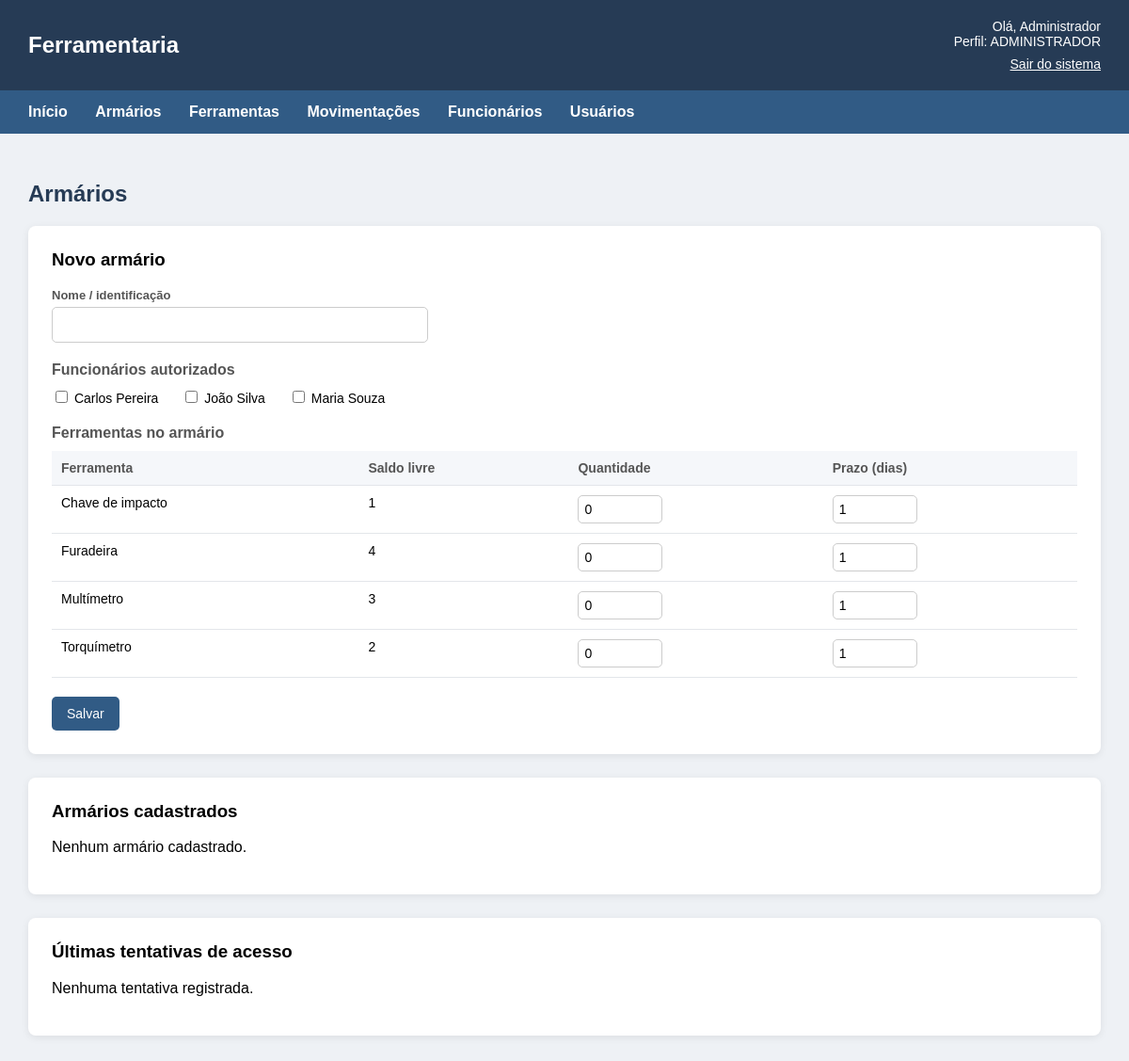
Before: /armarios.php (signed in) with the older database file.
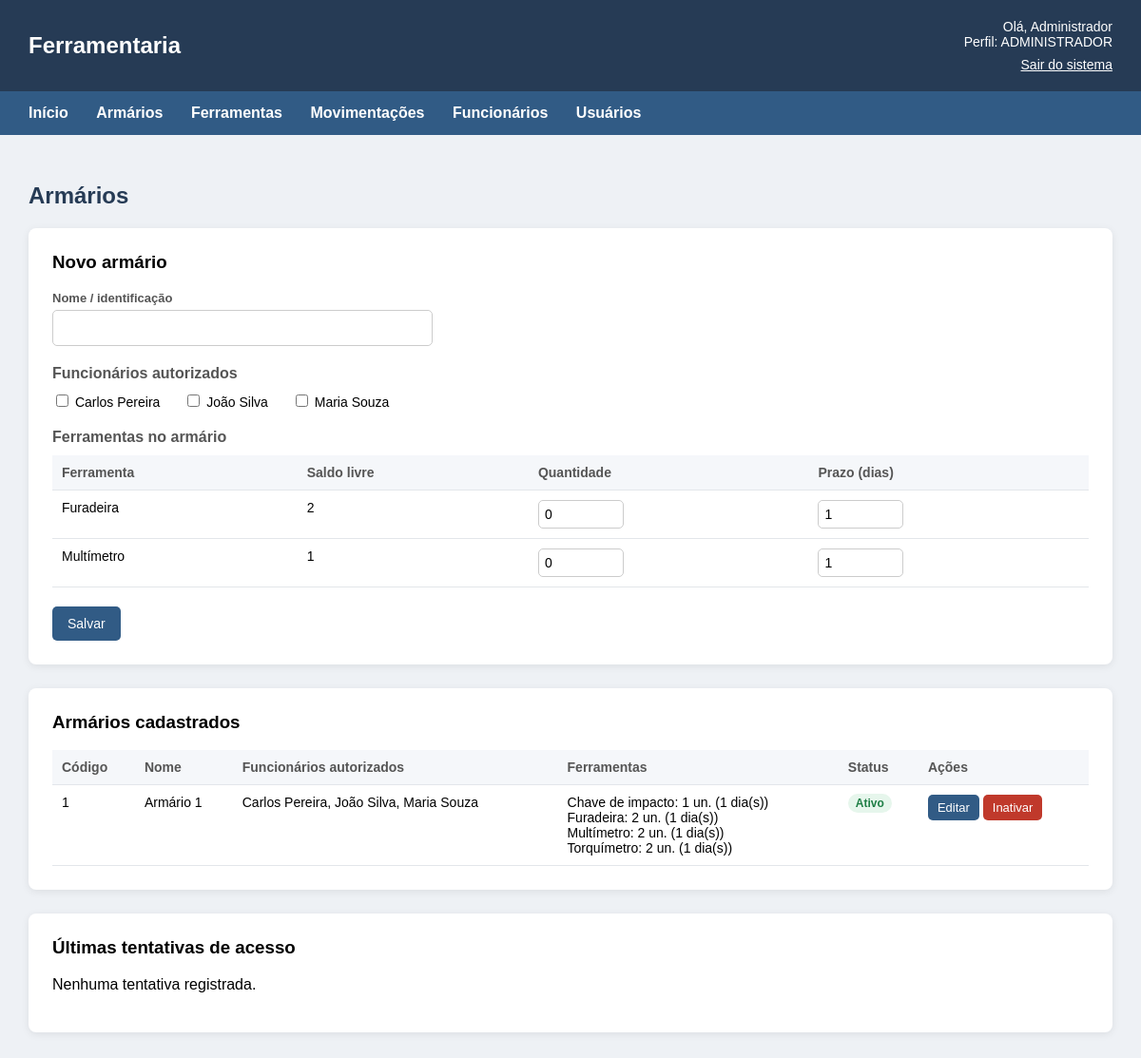
After: the same page with the newer database file.
### tables this page shows
CREATE TABLE funcionarios (
  id          INT AUTO_INCREMENT PRIMARY KEY,
  nome        VARCHAR(100) NOT NULL,
  setor       VARCHAR(60)  NULL,
  cartao_rfid VARCHAR(50)  NOT NULL UNIQUE,
  ativo       BOOLEAN NOT NULL DEFAULT TRUE,
  criado_em TIMESTAMP DEFAULT CURRENT_TIMESTAMP
);

CREATE TABLE ferramentas (
  id                    INT AUTO_INCREMENT PRIMARY KEY,
  nome                  VARCHAR(100) NOT NULL,
  quantidade_disponivel INT NOT NULL DEFAULT 0,
  estoque_minimo        INT NOT NULL DEFAULT 1,
  ativo                 BOOLEAN NOT NULL DEFAULT TRUE,
  criado_em TIMESTAMP DEFAULT CURRENT_TIMESTAMP
);

CREATE TABLE armarios (
  id        INT AUTO_INCREMENT PRIMARY KEY,
  nome      VARCHAR(100) NOT NULL,
  ativo     BOOLEAN NOT NULL DEFAULT TRUE,
  criado_em TIMESTAMP DEFAULT CURRENT_TIMESTAMP
);

CREATE TABLE armario_ferramentas (
  armario_id    INT NOT NULL,
  ferramenta_id INT NOT NULL,
  quantidade    INT NOT NULL DEFAULT 0,
  prazo_dias    INT NOT NULL DEFAULT 1,
  PRIMARY KEY (armario_id, ferramenta_id),
  FOREIGN KEY (armario_id)    REFERENCES armarios(id),
  FOREIGN KEY (ferramenta_id) REFERENCES ferramentas(id)
);

### armarios.php (the view, shortened to what this page needs)
<?php
require_once "./config/conexao.php";
$nome    = $_SESSION['usuario_nome'];
$perfil  = $_SESSION['perfil'];
$ehAdmin = $perfil === 'administrador';
$armarioAtual = (int) ($_POST['id'] ?? ($_GET['editar'] ?? 0));
$funcionarios = $pdo->query("SELECT id, nome, setor, ativo FROM funcionarios ORDER BY nome")->fetchAll();
$stmt = $pdo->prepare("
    SELECT fe.id, fe.nome, fe.ativo,
           fe.quantidade_disponivel - COALESCE((
               SELECT SUM(af.quantidade)
               FROM armario_ferramentas af
               WHERE af.ferramenta_id = fe.id AND af.armario_id <> ?
           ), 0) AS livre
    FROM ferramentas fe
    ORDER BY fe.nome
");
$stmt->execute([$armarioAtual]);
$ferramentas = $stmt->fetchAll();
$form = [
    'id'           => $_POST['id'] ?? '',
    'nome'         => $_POST['nome'] ?? '',
    'funcionarios' => array_map('intval', $_POST['funcionarios'] ?? []),
    'quantidade'   => $_POST['quantidade'] ?? [],
    'prazo'        => $_POST['prazo'] ?? [],
];
$armarios = $pdo->query("SELECT * FROM armarios ORDER BY ativo DESC, nome")->fetchAll();
$autorizados = [];
foreach ($pdo->query("
    SELECT af.armario_id, f.nome
    FROM armario_funcionarios af
    JOIN funcionarios f ON f.id = af.funcionario_id
    ORDER BY f.nome
") as $linha) {
    $autorizados[$linha['armario_id']][] = $linha['nome'];
}
$produtos = [];
foreach ($pdo->query("
    SELECT af.armario_id, fe.nome, af.quantidade, af.prazo_dias
    FROM armario_ferramentas af
    JOIN ferramentas fe ON fe.id = af.ferramenta_id
    ORDER BY fe.nome
") as $linha) {
    $produtos[$linha['armario_id']][] = $linha;
}
$acessos = $pdo->query("
    SELECT ac.data_hora, ac.cartao_rfid, ac.autorizado, ac.mensagem,
           a.nome AS armario, f.nome AS funcionario
    FROM acessos_armario ac
    LEFT JOIN armarios a     ON a.id = ac.armario_id
    LEFT JOIN funcionarios f ON f.id = ac.funcionario_id
    ORDER BY ac.data_hora DESC
    LIMIT 20
")->fetchAll();
?>
<!DOCTYPE html>
<html lang="pt-br">
<head>
</head>
<body>
    <header>
        <h2>Ferramentaria</h2>
        <div class="usuario">
            Olá, <?= htmlspecialchars($nome) ?><br>
            Perfil: <?= strtoupper($perfil) ?><br>
            <a href="sair.php">Sair do sistema</a>
        </div>
    </header>
    <nav>
        <a href="dashboard.php">Início</a>
        <a href="armarios.php">Armários</a>
        <a href="ferramentas.php">Ferramentas</a>
        <a href="historico.php">Movimentações</a>
        <?php if ($ehAdmin): ?>
        <a href="funcionarios.php">Funcionários</a>
        <a href="usuarios.php">Usuários</a>
        <?php endif; ?>
    </nav>
    <main>
        <h2 class="titulo">Armários</h2>
        <?php if ($ehAdmin): ?>
        <div class="caixa">
            <h3><?= $form['id'] ? 'Editar armário' : 'Novo armário' ?></h3>
            <form method="POST" action="armarios.php">
                <div class="campo">
                    <label for="nome">Nome / identificação</label>
                    <input type="text" id="nome" name="nome" required maxlength="100"
                           value="<?= htmlspecialchars($form['nome']) ?>">
                </div>
                <h4>Funcionários autorizados</h4>
                <div class="lista">
                    <?php foreach ($funcionarios as $f): ?>
                    <label class="<?= $f['ativo'] ? '' : 'inativa' ?>">
                        <input type="checkbox" name="funcionarios[]" value="<?= $f['id'] ?>"
                               <?= in_array((int) $f['id'], $form['funcionarios']) ? 'checked' : '' ?>>
                        <?= htmlspecialchars($f['nome']) ?>
                    </label>
                    <?php endforeach; ?>
                </div>
                <h4>Ferramentas no armário</h4>
                <table>
                    <tr>
                        <th>Ferramenta</th>
                        <th>Saldo livre</th>
                        <th>Quantidade</th>
                        <th>Prazo (dias)</th>
                    </tr>
                    <?php foreach ($ferramentas as $f): ?>
                    <?php
                        $quantidade = (int) ($form['quantidade'][$f['id']] ?? 0);
                        if (!$f['ativo'] || ($f['livre'] < 1 && $quantidade < 1)) continue;
                    ?>
                    <tr>
                        <td><?= htmlspecialchars($f['nome']) ?></td>
                        <td><?= max(0, $f['livre']) ?></td>
                        <td>
                            <input type="number" name="quantidade[<?= $f['id'] ?>]" min="0"
                                   max="<?= max(0, $f['livre']) ?>" value="<?= $quantidade ?>">
                        </td>
                        <td>
                            <input type="number" name="prazo[<?= $f['id'] ?>]" min="1"
                                   value="<?= (int) ($form['prazo'][$f['id']] ?? 1) ?>">
                        </td>
                    </tr>
                    <?php endforeach; ?>
                </table>
                <div class="acoes">
                    <button type="submit" class="botao">Salvar</button>
                </div>
            </form>
        </div>
        <?php endif; ?>
        <div class="caixa">
            <h3>Armários cadastrados</h3>
            <?php if (count($armarios) === 0): ?>
                <p>Nenhum armário cadastrado.</p>
            <?php else: ?>
                <table>
                    <tr>
                        <th>Código</th>
                        <th>Nome</th>
                        <th>Funcionários autorizados</th>
                        <th>Ferramentas</th>
                        <th>Status</th>
                        <?php if ($ehAdmin): ?>
                        <th>Ações</th>
                        <?php endif; ?>
                    </tr>
                    <?php foreach ($armarios as $a): ?>
                    <tr class="<?= $a['ativo'] ? '' : 'inativa' ?>">
                        <td><?= $a['id'] ?></td>
                        <td><?= htmlspecialchars($a['nome']) ?></td>
                        <td>
                            <?= htmlspecialchars(implode(', ', $autorizados[$a['id']] ?? ['-'])) ?>
                        </td>
                        <td>
                            <?php foreach ($produtos[$a['id']] ?? [] as $p): ?>
                                <?= htmlspecialchars($p['nome']) ?>: <?= $p['quantidade'] ?> un. (<?= $p['prazo_dias'] ?> dia(s))<br>
                            <?php endforeach; ?>
                        </td>
                        <td>
                            <?php if ($a['ativo']): ?>
                                <span class="etiqueta ativa">Ativo</span>
                            <?php else: ?>
                                <span class="etiqueta inativa">Inativo</span>
                            <?php endif; ?>
                        </td>
                        <?php if ($ehAdmin): ?>
                        <td>
                            <a href="armarios.php?editar=<?= $a['id'] ?>" class="botao pequeno">Editar</a>
                            <form method="POST" action="armarios.php">
                                <?php if ($a['ativo']): ?>
                                    <button type="submit" class="botao pequeno vermelho"
                                            onclick="return confirm('Inativar este armário?')">Inativar</button>
                                <?php else: ?>
                                    <button type="submit" class="botao pequeno verde">Ativar</button>
                                <?php endif; ?>
                            </form>
                        </td>
                        <?php endif; ?>
                    </tr>
                    <?php endforeach; ?>
                </table>
            <?php endif; ?>
        </div>
        <div class="caixa">
            <h3>Últimas tentativas de acesso</h3>
            <?php if (count($acessos) === 0): ?>
                <p>Nenhuma tentativa registrada.</p>
            <?php endif; ?>
        </div>
    </main>
</body>
</html>

### armarios.php (style rules this page uses)
* { box-sizing: border-box; }
body { margin: 0; font-family: Arial, sans-serif; background-color: #eef1f5; }
header { background-color: #263b55; color: white; padding: 20px 30px; display: flex; justify-content: space-between; align-items: center; }
header h2 { margin: 0; }
.usuario { text-align: right; font-size: 14px; }
.usuario a { color: white; display: inline-block; margin-top: 8px; }
nav { background-color: #315b85; padding: 14px 30px; }
nav a { color: white; text-decoration: none; margin-right: 25px; font-weight: bold; }
main { padding: 30px; }
h2.titulo { color: #263b55; }
.caixa { background-color: white; padding: 25px; border-radius: 8px; margin-bottom: 25px; box-shadow: 0 2px 8px rgba(0, 0, 0, 0.08); overflow-x: auto; }
.caixa h3 { margin-top: 0; }
.caixa h4 { color: #555; margin: 20px 0 10px; }
.campo { display: flex; flex-direction: column; max-width: 400px; }
.campo label { font-size: 13px; font-weight: bold; color: #555; margin-bottom: 5px; }
.campo input, td input { padding: 10px; border: 1px solid #ccc; border-radius: 5px; font-size: 14px; }
td input { width: 90px; padding: 6px; }
.lista { display: flex; flex-wrap: wrap; gap: 10px 25px; font-size: 14px; }
.botao { display: inline-block; background-color: #315b85; color: white; border: none; text-decoration: none; padding: 10px 16px; border-radius: 5px; font-size: 14px; cursor: pointer; }
.botao.vermelho { background-color: #c0392b; }
.botao.pequeno { padding: 6px 10px; font-size: 13px; }
.acoes { margin-top: 20px; }
table { width: 100%; border-collapse: collapse; font-size: 14px; }
th, td { text-align: left; padding: 10px; border-bottom: 1px solid #e3e6ea; vertical-align: top; }
th { background-color: #f5f7fa; color: #555; }
td form { display: inline; }
.etiqueta { padding: 3px 8px; border-radius: 10px; font-size: 12px; font-weight: bold; }
.etiqueta.ativa { background-color: #e6f6ec; color: #1e7e45; }

Changed rows visible on the page:
no longer on this page (row unchanged): ferramentas: nome "Chave de impacto", max(0, $f['livre']) "1", id "0", id "1"
no longer on this page (row unchanged): ferramentas: nome "Torquímetro", max(0, $f['livre']) "2", id "0", id "1"
computed for ferramentas "Furadeira": max(0, $f['livre']) "4" → "2"
computed for ferramentas "Multímetro": max(0, $f['livre']) "3" → "1"
added armarios: id "1", nome "Armário 1", id "Carlos Pereira, João Silva, Maria Souza", ativo "Ativo"
added armario_ferramentas: ferramenta.nome "Chave de impacto", quantidade "1", prazo_dias "1"
added armario_ferramentas: ferramenta.nome "Furadeira", quantidade "2", prazo_dias "1"
added armario_ferramentas: ferramenta.nome "Multímetro", quantidade "2", prazo_dias "1"
added armario_ferramentas: ferramenta.nome "Torquímetro", quantidade "2", prazo_dias "1"
Other visible differences:
text no longer shown: "Nenhum armário cadastrado."
text now shown: "Código Nome Funcionários autorizados Ferramentas Status Ações"
